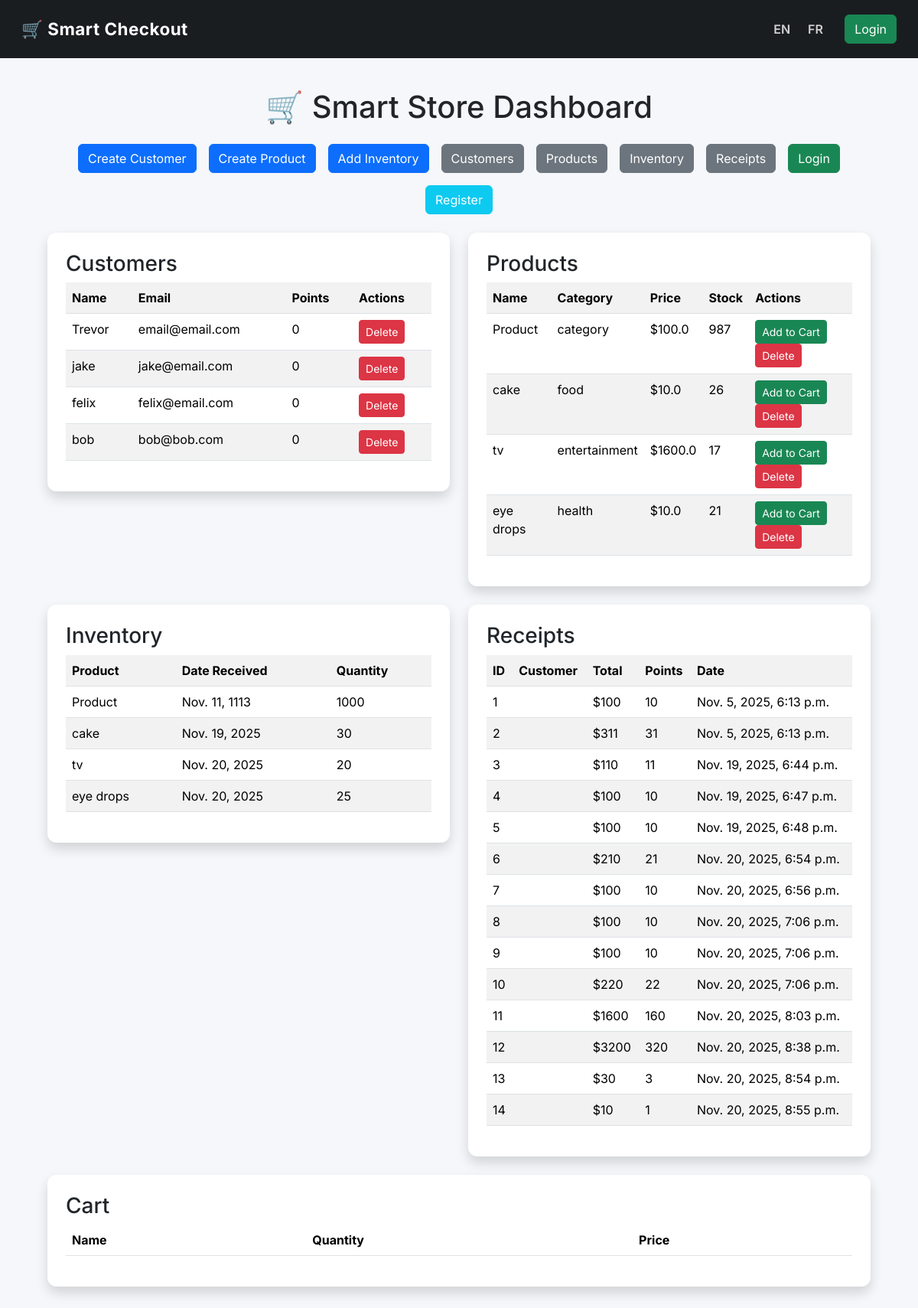
The page / on the database its author committed.
### phase3/models.py (models this page shows)
class Customers(models.Model):
    name = models.CharField(max_length=100)
    email = models.CharField(max_length=100, unique=True)
    phone_number = models.CharField(unique=True, max_length=15, blank=True, validators=[RegexValidator(regex=r'^\d{9,15}$')])
    password = models.CharField(max_length=128)  # hashed password
    membership_id = models.UUIDField(default=uuid.uuid1, editable=False)
    points = models.PositiveIntegerField(default=0, null=False)

class Products(models.Model):
    name = models.CharField(max_length=255)
    category = models.CharField(max_length=100)
    price = models.FloatField()
    epc = models.CharField(max_length=50, unique=True)
    upc = models.CharField(max_length=50, unique=True)
    producer_company = models.CharField(max_length=100)
    image_url = models.CharField()
    stock_quantity = models.IntegerField(default=0)
    expiry_date = models.DateField()

class InventoryReceived(models.Model):
    product_id = models.ForeignKey(Products, on_delete=models.CASCADE)
    date_received = models.DateField()
    quantity_received = models.IntegerField()

class Receipts(models.Model):
    customer_id = models.ForeignKey(Customers, on_delete=models.CASCADE)
    time = models.DateTimeField()
    points_earned = models.IntegerField(default=0)
    total_price = models.IntegerField()

### phase3/views.py (the view, shortened to what this page needs)
# urls.py: path('', views.default, name='default'),
def default(request):
    customer_form = CustomerForm()
    product_form = ProductForm()
    inventory_form = InventoryForm()
    customers = Customers.objects.all()
    products = Products.objects.all()
    receipts = Receipts.objects.all()
    inventory = InventoryReceived.objects.all()
    context = {
        'customer_form': customer_form,
        'product_form': product_form,
        'inventory_form': inventory_form,
        'customers': customers,
        'products': products,
        'receipts': receipts,
        'inventory': inventory,
    }
    if (request.method == "GET"):
        return render(request, "index.html", context=context)

### phase3/templates/index.html (shortened to what this page needs)
{% extends "base.html" %}
{% load static %}
{% load i18n %}
{% block content %}
<div class="container-fluid">
    <h1 class="mb-4 text-center">🛒 Smart Store Dashboard</h1>
    <div class="d-flex flex-wrap justify-content-center gap-3 mb-4">
        <a href="{% url 'create_customer_page' %}" class="btn btn-primary">
            {% trans "Create Customer" %}
        </a>
        <a href="{% url 'create_product_page' %}" class="btn btn-primary">
            {% trans "Create Product" %}
        </a>
        <a href="{% url 'add_inventory_page' %}" class="btn btn-primary">
            {% trans "Add Inventory" %}
        </a>
        <a href="{% url 'customers_page' %}" class="btn btn-secondary">
            {% trans "Customers" %}
        </a>
        <a href="{% url 'products_page' %}" class="btn btn-secondary">
            {% trans "Products" %}
        </a>
        <a href="{% url 'inventory_page' %}" class="btn btn-secondary">
            {% trans "Inventory" %}
        </a>
        <a href="{% url 'receipts_page' %}" class="btn btn-secondary">
            {% trans "Receipts" %}
        </a>
        {% if request.session.customer_id %}
            <a href="{% url 'dashboard_page' %}" class="btn btn-outline-dark">
                {% trans "My Account" %}
            </a>
            <a href="{% url 'logout_page' %}" class="btn btn-danger">
                {% trans "Logout" %}
            </a>
        {% else %}
            <a href="{% url 'login_page' %}" class="btn btn-success">
                {% trans "Login" %}
            </a>
            <a href="{% url 'register_page' %}" class="btn btn-info text-white">
                {% trans "Register" %}
            </a>
        {% endif %}
    </div>
    <div class="row">
        <div class="col-lg-6 mb-4">
            <div class="card p-4 shadow">
                <h3>{% trans "Customers" %}</h3>
                <table class="table table-striped">
                    <tr>
                        <th>{% trans "Name" %}</th>
                        <th>{% trans "Email" %}</th>
                        <th>{% trans "Points" %}</th>
                        <th>{% trans "Actions" %}</th>
                    </tr>
                    {% for c in customers %}
                    <tr>
                        <td>{{ c.name }}</td>
                        <td>{{ c.email }}</td>
                        <td>{{ c.points }}</td>
                        <td>
                            <form method="POST" style="display:inline">
                                <button type="submit" name="delete_customer" value="{{ c.id }}" class="btn btn-sm btn-danger">
                                    {% trans "Delete" %}
                                </button>
                            </form>
                        </td>
                    </tr>
                    {% endfor %}
                </table>
            </div>
        </div>
        <div class="col-lg-6 mb-4">
            <div class="card p-4 shadow">
                <h3>{% trans "Products" %}</h3>
                <table class="table table-striped">
                    <tr>
                        <th>{% trans "Name" %}</th>
                        <th>{% trans "Category" %}</th>
                        <th>{% trans "Price" %}</th>
                        <th>{% trans "Stock" %}</th>
                        <th>{% trans "Actions" %}</th>
                    </tr>
                    {% for p in products %}
                    <tr>
                        <td>{{ p.name }}</td>
                        <td>{{ p.category }}</td>
                        <td>${{ p.price }}</td>
                        <td>{{ p.stock_quantity }}</td>
                        <td>
                            <button onclick="addToCart('{{ p.id }}', '{{ p.name }}', '{{ p.price }}', '{{ p.stock_quantity }}')" class="btn btn-sm btn-success">
                                {% trans "Add to Cart" %}
                            </button>
                            <form method="POST" style="display:inline">
                                <button type="submit" name="delete_product" value="{{ p.id }}" class="btn btn-sm btn-danger">
                                    {% trans "Delete" %}
                                </button>
                            </form>
                        </td>
                    </tr>
                    {% endfor %}
                </table>
            </div>
        </div>
        <div class="col-lg-6 mb-4">
            <div class="card p-4 shadow">
                <h3>{% trans "Inventory" %}</h3>
                <table class="table table-striped">
                    <tr>
                        <th>{% trans "Product" %}</th>
                        <th>{% trans "Date Received" %}</th>
                        <th>{% trans "Quantity" %}</th>
                    </tr>
                    {% for i in inventory %}
                    <tr>
                        <td>{{ i.product_id.name }}</td>
                        <td>{{ i.date_received }}</td>
                        <td>{{ i.quantity_received }}</td>
                    </tr>
                    {% endfor %}
                </table>
            </div>
        </div>
        <div class="col-lg-6 mb-4">
            <div class="card p-4 shadow">
                <h3>{% trans "Receipts" %}</h3>
                <table class="table table-striped">
                    <tr>
                        <th>ID</th>
                        <th>{% trans "Customer" %}</th>
                        <th>{% trans "Total" %}</th>
                        <th>{% trans "Points" %}</th>
                        <th>{% trans "Date" %}</th>
                    </tr>
                    {% for r in receipts %}
                    <tr>
                        <td>{{ r.id }}</td>
                        <td>{{ r.customer.name }}</td>
                        <td>${{ r.total_price }}</td>
                        <td>{{ r.points_earned }}</td>
                        <td>{{ r.time }}</td>
                    </tr>
                    {% endfor %}
                </table>
            </div>
        </div>
        <div class="col-12 mb-4">
            <div class="card p-4 shadow">
                <h3>{% trans "Cart" %}</h3>
                <table class="table" id="cart-table">
                    <tr>
                        <th>{% trans "Name" %}</th>
                        <th>{% trans "Quantity" %}</th>
                        <th>{% trans "Price" %}</th>
                    </tr>
                </table>
            </div>
        </div>
    </div>
</div>
{% endblock %}

### phase3/templates/base.html (style rules this page uses)
body { background-color: #f5f7fa; font-family: 'Inter', sans-serif; }
.card { border-radius: 12px; box-shadow: 0 4px 20px rgba(0,0,0,0.05); border: none; }

### rows shown on the page
Customers: name "Trevor", email "email@email.com", points "0", {{ c.id }} 1 (drawn)
Customers: name "jake", email "jake@email.com", points "0", {{ c.id }} 5 (drawn)
Customers: name "felix", email "felix@email.com", points "0", {{ c.id }} 6 (drawn)
Customers: name "bob", email "bob@bob.com", points "0", {{ c.id }} 7 (drawn)
Products: name "Product", category "category", price "100.0", stock_quantity "987", {{ p.id }} 2 (drawn)
Products: name "cake", category "food", price "10.0", stock_quantity "26", {{ p.id }} 5 (drawn)
Products: name "tv", category "entertainment", price "1600.0", stock_quantity "17", {{ p.id }} 6 (drawn)
Products: name "eye drops", category "health", price "10.0", stock_quantity "21", {{ p.id }} 7 (drawn)
InventoryReceived: product_id.name "Product", date_received "Nov. 11, 1113", quantity_received "1000"
InventoryReceived: product_id.name "cake", date_received "Nov. 19, 2025", quantity_received "30"
InventoryReceived: product_id.name "tv", date_received "Nov. 20, 2025", quantity_received "20"
InventoryReceived: product_id.name "eye drops", date_received "Nov. 20, 2025", quantity_received "25"
Receipts: id "1", total_price "100", points_earned "10", time "Nov. 5, 2025, 6:13 p.m."
Receipts: id "2", total_price "311", points_earned "31", time "Nov. 5, 2025, 6:13 p.m."
Receipts: id "3", total_price "110", points_earned "11", time "Nov. 19, 2025, 6:44 p.m."
Receipts: id "4", total_price "100", points_earned "10", time "Nov. 19, 2025, 6:47 p.m."
Receipts: id "5", total_price "100", points_earned "10", time "Nov. 19, 2025, 6:48 p.m."
Receipts: id "6", total_price "210", points_earned "21", time "Nov. 20, 2025, 6:54 p.m."
Receipts: id "7", total_price "100", points_earned "10", time "Nov. 20, 2025, 6:56 p.m."
Receipts: id "8", total_price "100", points_earned "10", time "Nov. 20, 2025, 7:06 p.m."
Receipts: id "9", total_price "100", points_earned "10", time "Nov. 20, 2025, 7:06 p.m."
Receipts: id "10", total_price "220", points_earned "22", time "Nov. 20, 2025, 7:06 p.m."
Receipts: id "11", total_price "1600", points_earned "160", time "Nov. 20, 2025, 8:03 p.m."
Receipts: id "12", total_price "3200", points_earned "320", time "Nov. 20, 2025, 8:38 p.m."
Receipts: id "13", total_price "30", points_earned "3", time "Nov. 20, 2025, 8:54 p.m."
Receipts: id "14", total_price "10", points_earned "1", time "Nov. 20, 2025, 8:55 p.m."
